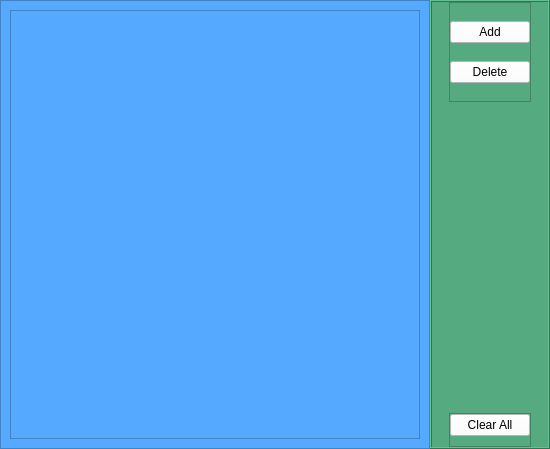
<?xml version="1.0" encoding="UTF-8"?>
<ui version="4.0">
 <class>MainWindow</class>
 <widget class="QMainWindow" name="MainWindow">
  <property name="geometry">
   <rect>
    <x>0</x>
    <y>0</y>
    <width>550</width>
    <height>449</height>
   </rect>
  </property>
  <property name="minimumSize">
   <size>
    <width>550</width>
    <height>350</height>
   </size>
  </property>
  <property name="windowTitle">
   <string>Renova Contact Book</string>
  </property>
  <widget class="QWidget" name="centralwidget">
   <layout class="QHBoxLayout" name="horizontalLayout_3" stretch="10,10">
    <property name="spacing">
     <number>0</number>
    </property>
    <property name="leftMargin">
     <number>0</number>
    </property>
    <property name="topMargin">
     <number>0</number>
    </property>
    <property name="rightMargin">
     <number>0</number>
    </property>
    <property name="bottomMargin">
     <number>0</number>
    </property>
    <item>
     <widget class="QFrame" name="Table">
      <property name="sizePolicy">
       <sizepolicy hsizetype="Expanding" vsizetype="Expanding">
        <horstretch>0</horstretch>
        <verstretch>0</verstretch>
       </sizepolicy>
      </property>
      <property name="minimumSize">
       <size>
        <width>430</width>
        <height>0</height>
       </size>
      </property>
      <property name="maximumSize">
       <size>
        <width>16777215</width>
        <height>16777215</height>
       </size>
      </property>
      <property name="styleSheet">
       <string notr="true">background-color: rgb(85, 170, 255);
</string>
      </property>
      <property name="frameShape">
       <enum>QFrame::StyledPanel</enum>
      </property>
      <property name="frameShadow">
       <enum>QFrame::Raised</enum>
      </property>
      <layout class="QVBoxLayout" name="verticalLayout">
       <item>
        <widget class="QTableView" name="tableView">
         <property name="selectionMode">
          <enum>QAbstractItemView::MultiSelection</enum>
         </property>
         <property name="selectionBehavior">
          <enum>QAbstractItemView::SelectRows</enum>
         </property>
        </widget>
       </item>
      </layout>
     </widget>
    </item>
    <item>
     <widget class="QFrame" name="Btn_pan">
      <property name="sizePolicy">
       <sizepolicy hsizetype="Expanding" vsizetype="Expanding">
        <horstretch>8</horstretch>
        <verstretch>0</verstretch>
       </sizepolicy>
      </property>
      <property name="minimumSize">
       <size>
        <width>100</width>
        <height>0</height>
       </size>
      </property>
      <property name="maximumSize">
       <size>
        <width>16777215</width>
        <height>16777215</height>
       </size>
      </property>
      <property name="styleSheet">
       <string notr="true">background-color: rgb(85, 170, 127);</string>
      </property>
      <property name="frameShape">
       <enum>QFrame::Box</enum>
      </property>
      <property name="frameShadow">
       <enum>QFrame::Raised</enum>
      </property>
      <layout class="QVBoxLayout" name="verticalLayout_2">
       <property name="spacing">
        <number>0</number>
       </property>
       <property name="sizeConstraint">
        <enum>QLayout::SetMaximumSize</enum>
       </property>
       <property name="leftMargin">
        <number>0</number>
       </property>
       <property name="topMargin">
        <number>0</number>
       </property>
       <property name="rightMargin">
        <number>0</number>
       </property>
       <property name="bottomMargin">
        <number>0</number>
       </property>
       <item alignment="Qt::AlignHCenter|Qt::AlignTop">
        <widget class="QFrame" name="top_Btn">
         <property name="minimumSize">
          <size>
           <width>0</width>
           <height>100</height>
          </size>
         </property>
         <property name="maximumSize">
          <size>
           <width>16777215</width>
           <height>16777215</height>
          </size>
         </property>
         <property name="frameShape">
          <enum>QFrame::StyledPanel</enum>
         </property>
         <property name="frameShadow">
          <enum>QFrame::Raised</enum>
         </property>
         <layout class="QVBoxLayout" name="verticalLayout_3">
          <property name="spacing">
           <number>0</number>
          </property>
          <property name="leftMargin">
           <number>0</number>
          </property>
          <property name="topMargin">
           <number>0</number>
          </property>
          <property name="rightMargin">
           <number>0</number>
          </property>
          <property name="bottomMargin">
           <number>0</number>
          </property>
          <item>
           <widget class="QPushButton" name="Add">
            <property name="styleSheet">
             <string notr="true">background-color: rgb(255, 255, 255);</string>
            </property>
            <property name="text">
             <string>Add</string>
            </property>
           </widget>
          </item>
          <item>
           <widget class="QPushButton" name="Delete">
            <property name="styleSheet">
             <string notr="true">background-color: rgb(255, 255, 255);</string>
            </property>
            <property name="text">
             <string>Delete</string>
            </property>
           </widget>
          </item>
         </layout>
        </widget>
       </item>
       <item alignment="Qt::AlignHCenter|Qt::AlignBottom">
        <widget class="QFrame" name="Botton_Btn">
         <property name="maximumSize">
          <size>
           <width>16777215</width>
           <height>50</height>
          </size>
         </property>
         <property name="frameShape">
          <enum>QFrame::StyledPanel</enum>
         </property>
         <property name="frameShadow">
          <enum>QFrame::Raised</enum>
         </property>
         <layout class="QVBoxLayout" name="verticalLayout_4">
          <property name="spacing">
           <number>0</number>
          </property>
          <property name="leftMargin">
           <number>0</number>
          </property>
          <property name="topMargin">
           <number>0</number>
          </property>
          <property name="rightMargin">
           <number>0</number>
          </property>
          <property name="bottomMargin">
           <number>10</number>
          </property>
          <item>
           <widget class="QPushButton" name="Clear">
            <property name="styleSheet">
             <string notr="true">background-color: rgb(255, 255, 255);</string>
            </property>
            <property name="text">
             <string>Clear All</string>
            </property>
           </widget>
          </item>
         </layout>
        </widget>
       </item>
      </layout>
     </widget>
    </item>
   </layout>
  </widget>
 </widget>
 <resources/>
 <connections/>
</ui>
